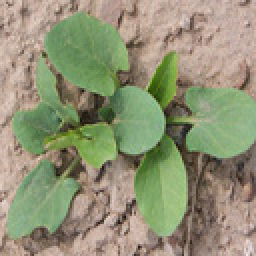
%> input picture 学习资料/《精通图像处理经典算法（MATLAB版）》配套资料/8/8.2/1.jpg, 128 x 128 px (shown 2 times larger)
$ octave wenlishibie.m   (GNU Octave 9; MATLAB toolbox functions it lacks are replaced by stand-ins)
%> lines starting %> are read from the running program, lines starting %| are printed output that depends on the picture
%距离判别法，文理识别
% 输入图像
close all;
clear;clc
[filename,filepath]=uigetfile('*.jpg','输入一个图像');
%> the answer given: 1.jpg
jpg=strcat(filepath,filename);
a=imread(jpg);
%> a is the input picture: size 128x128x3 uint8; mean R, G, B 145.6, 146.4, 117.6
%figure,imshow(a),title('原始图像')
%颜色空间转化
HSI=rgb2hsv(a); %hsi是HSI颜色空间彩色图像
%> HSI: size 128x128x3 double; mean H, S, V 0.153, 0.27, 0.621
%figure,imshow(HSI),title('HSI彩色图像')
HSIG=rgb2gray(HSI); % hsig:灰度图像
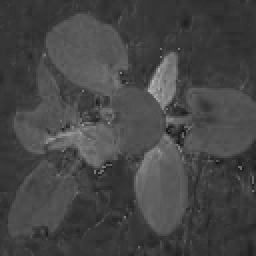
%> HSIG: size 128x128 double (shown 2 times larger); min 0.0825, max 0.703, mean 0.275
%figure,imshow(HSIG),title('灰度图像')
% imwrite(b,'杂草灰度图像.jpg');

%计算64位灰度共生矩阵
 glcms1=graycomatrix(HSIG,'numlevels',64,'offset',[0 1;-1 1;-1 0; -1 -1]);
%> glcms1: size 64x64x4 double; mean H, S, V 4, 3.9, 4, 3.9
 %纹理特征统计值（对比度、相关性、熵、平稳度、二阶矩也叫能量）
 stats=graycoprops(glcms1,{'contrast','correlation','energy','homogeneity'});
%> stats = {Contrast [4.87 6.16 4.13 6.78], Correlation [0.9 0.873 0.915 0.86], Energy [0.0274 0.0231 0.0296 0.0225], Homogeneity [0.648 0.6 0.67 0.595]}
 ga1=glcms1(:,:,1);%0度
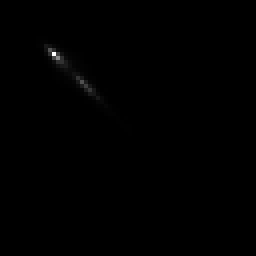
%> ga1: size 64x64 double (shown 4 times larger); min 0, max 1831, mean 4; drawn with min black and max white
 ga2=glcms1(:,:,2);%45
 ga3=glcms1(:,:,3);%90
 ga4=glcms1(:,:,4);%135
 energya1=0; energya2=0; energya3=0; energya4=0;
for i=1:64
  for  j=1:64
        energya1=energya1+sum(ga1(i,j)^2);
         energya2=energya2+sum(ga2(i,j)^2);
          energya3=energya3+sum(ga3(i,j)^2);
           energya4=energya4+sum(ga4(i,j)^2);
         j=j+1;
  end
i=i+1;
end
%> after the loop, energya1 = 7252866; energya2 = 6003833; energya3 = 7819180; energya4 = 5843397; j = 65
s1=0;s2=0;s3=0;s4=0;s5=0;
for m=1:4
    s1=stats.Contrast(1,m)+s1;
    m=m+1;
end
%> this loop made 4 passes
%> s1 on passes 1 to 4: 4.87, 11.03, 15.16, 21.94
for m=1:4
    s2=stats.Correlation(1,m)+s2;
    m=m+1;
end
%> this loop made 4 passes
%> s2 on passes 1 to 4: 0.9, 1.77, 2.69, 3.55
for m=1:4
    s3=stats.Energy(1,m)+s3;
    m=m+1;
end
%> this loop made 4 passes
%> s3 on passes 1 to 4: 0.0274, 0.0505, 0.0801, 0.103
for m=1:4
    s4=stats.Homogeneity(1,m)+s4;
    m=m+1;
end
%> this loop made 4 passes
%> s4 on passes 1 to 4: 0.648, 1.25, 1.92, 2.51
s5=0.000001*(energya1+energya2+energya3+energya4);
%> s5 = 26.92
temp0=[s1 s2 s3 s4 s5]
%> temp0 = [21.94 3.55 0.103 2.51 26.92]
plot(temp0,'b.');
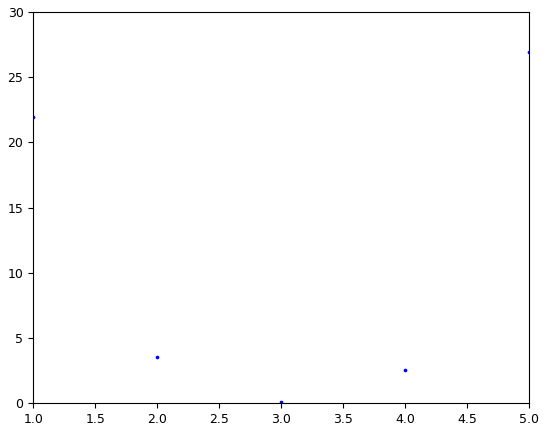
%> figure redrawn from the program's plot data

%x=[1:1:190];y1=s1;y2=s2;y3=s3;y4=s4;
%plot(x,y1,'y',x,y2,'c',x,y3,'b',x,y4,'r')%加坐标绘图表示纹理特征值


%输入a
temp1=[0 0 0 0 0];
for k=1:4
    jpg=strcat('a',num2str(k),'.jpg');
%> (the run ends here)

$ run again, on 学习资料/《精通图像处理经典算法（MATLAB版）》配套资料/8/8.2/3.jpg
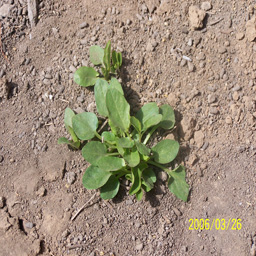
%> input picture 学习资料/《精通图像处理经典算法（MATLAB版）》配套资料/8/8.2/3.jpg, 256 x 256 px
%> a is the input picture: size 256x256x3 uint8; mean R, G, B 157, 141.9, 122.3
%> HSI: size 256x256x3 double; mean H, S, V 0.0946, 0.251, 0.628
%> glcms1: size 64x64x4 double; mean H, S, V 15.9, 15.9, 15.9, 15.9
%> stats = {Contrast [9.68 10.72 7.55 11.25], Correlation [0.787 0.764 0.834 0.752], Energy [0.029 0.0263 0.033 0.025], Homogeneity [0.605 0.574 0.64 0.565]}
%> `ga1=glcms1(:,:,1);`:
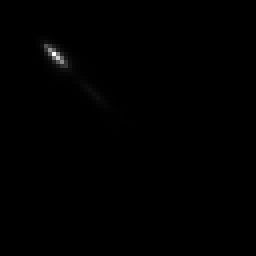
%> ga1: size 64x64 double (shown 4 times larger); min 0, max 5794, mean 15.9; drawn with min black and max white
%> after the loop `for i=1:64`: energya1 = 123648788; energya2 = 111027015; energya3 = 140445808; energya4 = 105769875; j = 65
%> the loop `for m=1:4` made 4 passes
%> s1 on passes 1 to 4: 9.68, 20.4, 27.95, 39.2
%> the loop `for m=1:4` made 4 passes
%> s2 on passes 1 to 4: 0.787, 1.55, 2.38, 3.14
%> the loop `for m=1:4` made 4 passes
%> s3 on passes 1 to 4: 0.029, 0.0553, 0.0882, 0.113
%> the loop `for m=1:4` made 4 passes
%> s4 on passes 1 to 4: 0.605, 1.18, 1.82, 2.38
%> s5 = 480.9
%> temp0 = [39.2 3.14 0.113 2.38 480.9]
%> `plot(temp0,'b.');`:
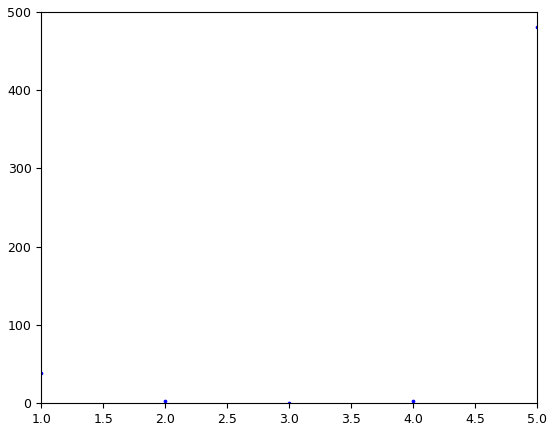
%> figure redrawn from the program's plot data

$ run again, on 学习资料/《精通图像处理经典算法（MATLAB版）》配套资料/8/8.2/4.jpg
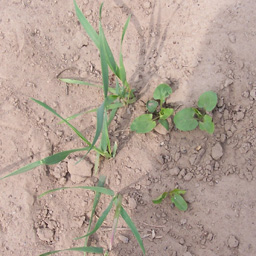
%> input picture 学习资料/《精通图像处理经典算法（MATLAB版）》配套资料/8/8.2/4.jpg, 256 x 256 px
%> a is the input picture: size 256x256x3 uint8; mean R, G, B 177.8, 160.6, 148
%> HSI: size 256x256x3 double; mean H, S, V 0.0759, 0.184, 0.708
%> glcms1: size 64x64x4 double; mean H, S, V 15.9, 15.9, 15.9, 15.9
%> stats = {Contrast [3.43 4.5 3.01 4.29], Correlation [0.811 0.752 0.834 0.763], Energy [0.09 0.0762 0.0932 0.0754], Homogeneity [0.775 0.726 0.787 0.725]}
%> `ga1=glcms1(:,:,1);`:
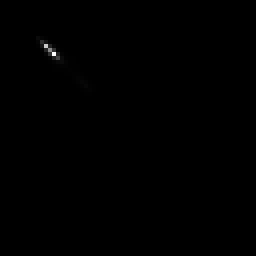
%> ga1: size 64x64 double (shown 4 times larger); min 0, max 13258, mean 15.9; drawn with min black and max white
%> after the loop `for i=1:64`: energya1 = 383627130; energya2 = 322344541; energya3 = 397244334; energya4 = 318825073; j = 65
%> the loop `for m=1:4` made 4 passes
%> s1 on passes 1 to 4: 3.43, 7.93, 10.94, 15.22
%> the loop `for m=1:4` made 4 passes
%> s2 on passes 1 to 4: 0.811, 1.56, 2.4, 3.16
%> the loop `for m=1:4` made 4 passes
%> s3 on passes 1 to 4: 0.09, 0.166, 0.259, 0.335
%> the loop `for m=1:4` made 4 passes
%> s4 on passes 1 to 4: 0.775, 1.5, 2.29, 3.01
%> s5 = 1422
%> temp0 = [15.22 3.16 0.335 3.01 1422]
%> `plot(temp0,'b.');`:
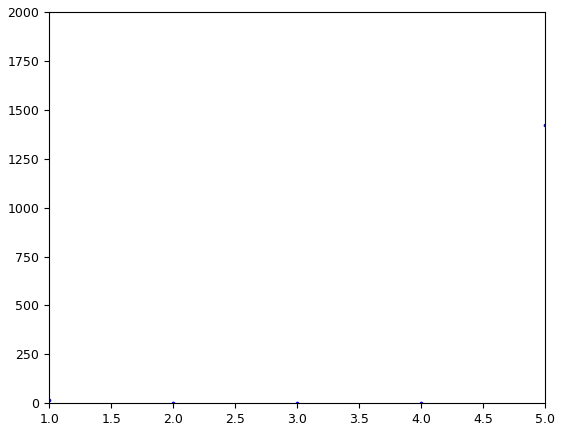
%> figure redrawn from the program's plot data

$ run again, on 学习资料/《精通图像处理经典算法（MATLAB版）》配套资料/8/8.2/5.jpg
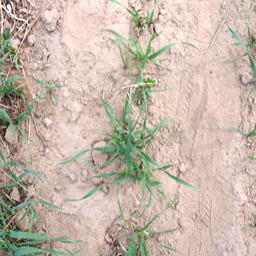
%> input picture 学习资料/《精通图像处理经典算法（MATLAB版）》配套资料/8/8.2/5.jpg, 256 x 256 px
%> a is the input picture: size 256x256x3 uint8; mean R, G, B 197.7, 182.9, 169.7
%> HSI: size 256x256x3 double; mean H, S, V 0.103, 0.174, 0.793
%> glcms1: size 64x64x4 double; mean H, S, V 15.9, 15.9, 15.9, 15.9
%> stats = {Contrast [9.16 11.85 7.78 11.54], Correlation [0.685 0.591 0.733 0.602], Energy [0.0964 0.0814 0.101 0.0824], Homogeneity [0.724 0.675 0.737 0.677]}
%> `ga1=glcms1(:,:,1);`:
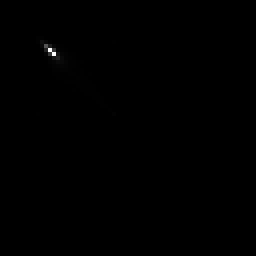
%> ga1: size 64x64 double (shown 4 times larger); min 0, max 13426, mean 15.9; drawn with min black and max white
%> after the loop `for i=1:64`: energya1 = 410692358; energya2 = 343972057; energya3 = 428450150; energya4 = 348273831; j = 65
%> the loop `for m=1:4` made 4 passes
%> s1 on passes 1 to 4: 9.16, 21.02, 28.8, 40.34
%> the loop `for m=1:4` made 4 passes
%> s2 on passes 1 to 4: 0.685, 1.28, 2.01, 2.61
%> the loop `for m=1:4` made 4 passes
%> s3 on passes 1 to 4: 0.0964, 0.178, 0.278, 0.361
%> the loop `for m=1:4` made 4 passes
%> s4 on passes 1 to 4: 0.724, 1.4, 2.14, 2.81
%> s5 = 1531.4
%> temp0 = [40.34 2.61 0.361 2.81 1531.4]
%> `plot(temp0,'b.');`:
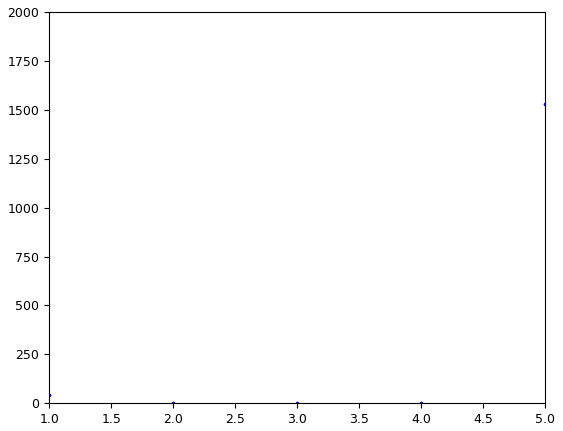
%> figure redrawn from the program's plot data
